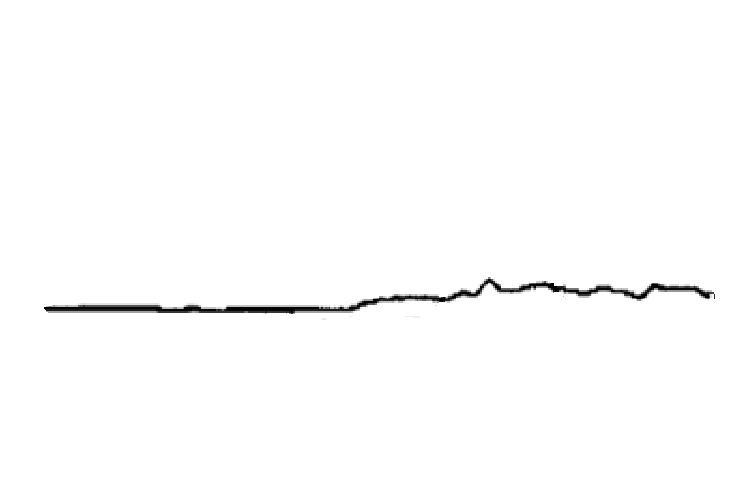
%> input picture tp2.png, 741 x 502 px
$ octave bzyrh.m   (GNU Octave 9; MATLAB toolbox functions it lacks are replaced by stand-ins)
%> lines starting %> are read from the running program, lines starting %| are printed output that depends on the picture
%% 标准阴燃火
clc;clear
out_tp=[]%温度
out_ma=[]%烟雾
out_co=[]%co
hold on;
%% 标准阴燃火-温度
% 温度
clc;clear II I x y i j out temp
II=imread('tp2.png');
%> II is the input picture: size 502x741x3 uint8; mean R, G, B 252.7, 252.7, 252.7
I=II(:,:,1);
[x y]=size(I);
%> x = 502; y = 741
for j=1:y
    for i=1:x
        if I(i,j)<100
            I(i,j)=0;
        end
    end
end
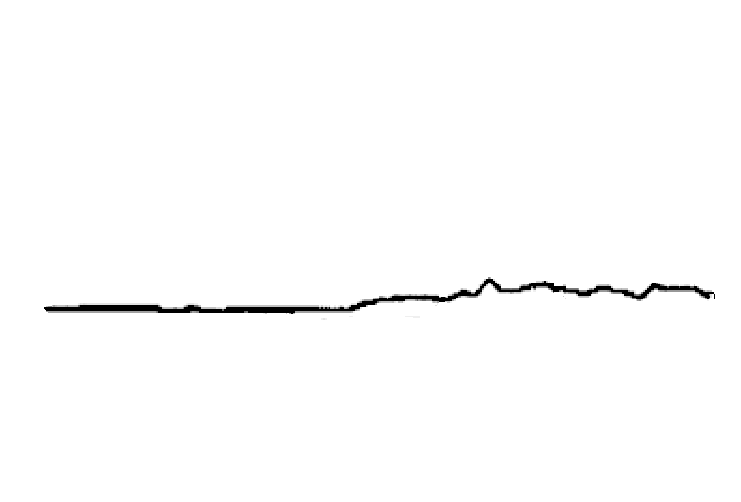
%> I: size 502x741 uint8; min 0, max 255, mean 252.5
% imshow(I);
out=zeros(1,y);
for j=1:y
    for i=1:x
        if I(i,j)<200
            out(j)=i;
            continue;
        end
    end
end
%> after the loop, out = 741 values, max 314 at index 266, min 0 at index 1, mean 275.2
% hold on
% plot(out,'r');
temp=out(50);
%> temp = 313
for i=1:y
    out(i)=100-out(i)+temp;
end
%> after the loop, out = 741 values, max 413 at index 1, min 99 at index 266, mean 137.8
plot(out,'r');
ylim([0 300])
out_tp=out;
%> out_tp has the same summary as out
%% 标准阴燃火-烟雾
% 延误
clc;clear II I x y i j out temp
II=imread('ma2.png');
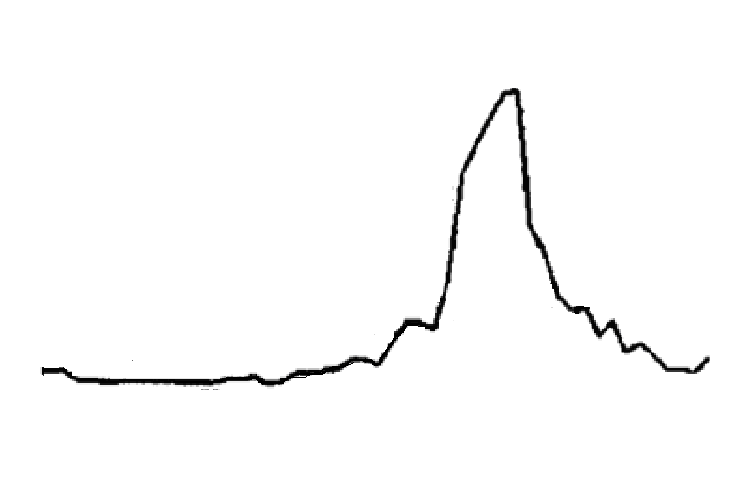
%> input picture ma2.png, 741 x 502 px
%> II is the input picture: size 502x741x3 uint8; mean R, G, B 251.1, 251.1, 251.1
I=II(:,:,1);
[x y]=size(I);
for j=1:y
    for i=1:x
        if I(i,j)<100
            I(i,j)=0;
        end
    end
end
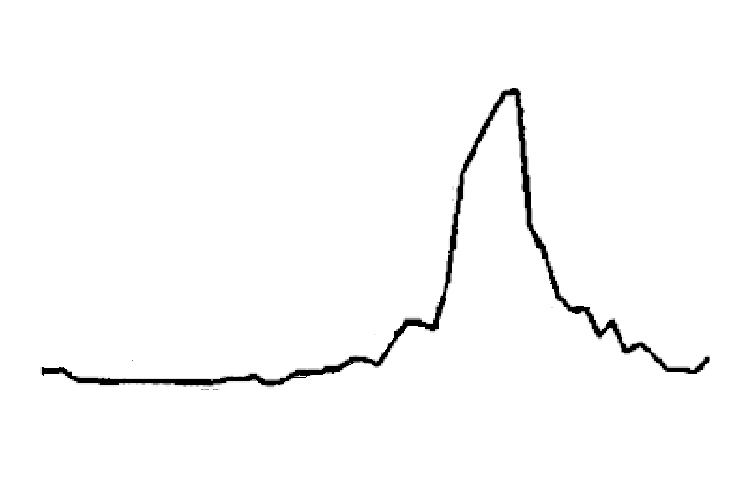
%> I: size 502x741 uint8; min 0, max 255, mean 250.8
% imshow(I);
out=zeros(1,y);
for j=1:y
    for i=1:x
        if I(i,j)<200
            out(j)=i;
            continue;
        end
    end
end
%> after the loop, out = 741 values, max 390 at index 202, min 0 at index 1, mean 302.6
hold on
% plot(out,'r');
temp=out(50);
%> temp = 374
for i=1:y
    out(i)=55-out(i)+temp;
end
%> after the loop, out = 741 values, max 429 at index 1, min 39 at index 202, mean 126.4
plot(out,'b');
ylim([0 300])
out_ma=out;
%> out_ma has the same summary as out
%% 标准阴燃火-CO
% CO
clc;clear II I x y i j out temp
II=imread('co2.png');
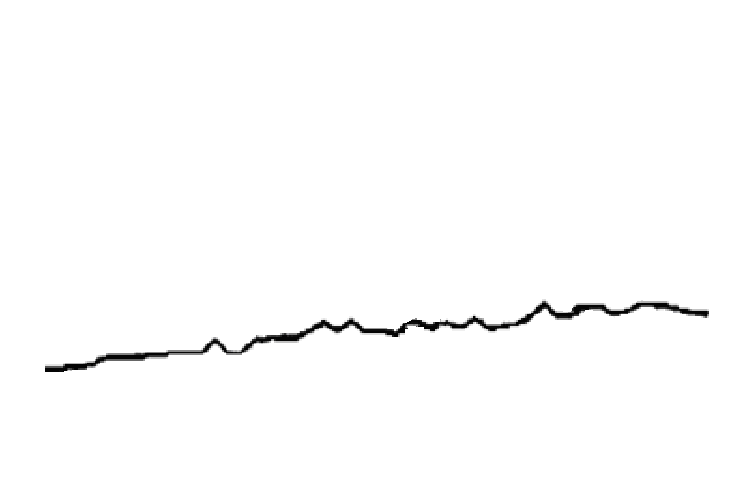
%> input picture co2.png, 741 x 502 px
%> II is the input picture: size 502x741x3 uint8; mean R, G, B 252.5, 252.5, 252.5
I=II(:,:,1);
[x y]=size(I);
for j=1:y
    for i=1:x
        if I(i,j)<100
            I(i,j)=0;
        end
    end
end
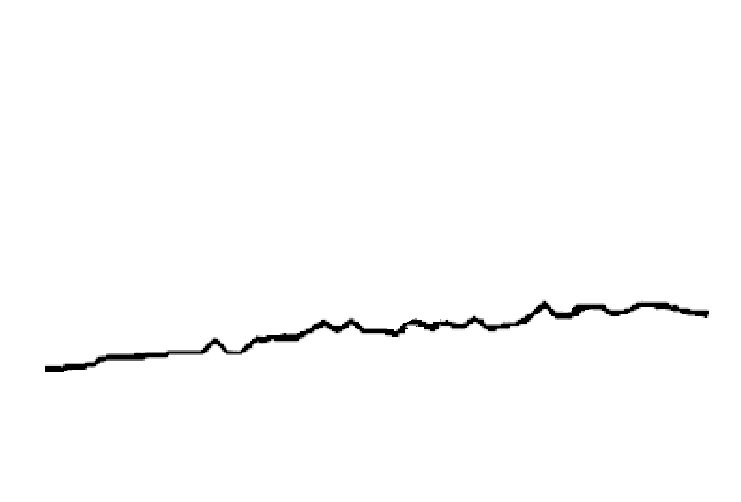
%> I: size 502x741 uint8; min 0, max 255, mean 252.3
% imshow(I);
out=zeros(1,y);
for j=1:y
    for i=1:x
        if I(i,j)<200
            out(j)=i;
            continue;
        end
    end
end
%> after the loop, out = 741 values, max 372 at index 46, min 0 at index 1, mean 300.8
hold on
% plot(out,'r');
temp=out(50);
%> temp = 372
for i=1:y
    out(i)=55-out(i)+temp;
end
%> after the loop, out = 741 values, max 427 at index 1, min 55 at index 46, mean 126.2
plot(out,'g');
ylim([0 300])
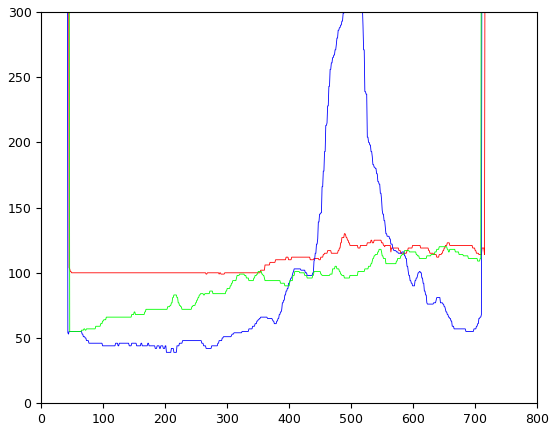
%> figure redrawn from the program's plot data; curve peaks at x = 1, y = 413, above the top of the axes
out_co=out;
%> out_co has the same summary as out
%% out
min=50;max=707;
tp=out_tp(min:max);
%> tp = 658 values, max 130 at index 440, min 99 at index 217, mean 109
ma=out_ma(min:max);
%> ma = 658 values, max 334 at index 464, min 39 at index 153, mean 93.84
co=out_co(min:max);
%> co = 658 values, max 120 at index 593, min 55 at index 1, mean 91.49
figure
hold on
plot(tp,'r');plot(ma,'b');plot(co,'g');
legend('温度','烟雾','CO');
title('标准阴燃火 SH1')
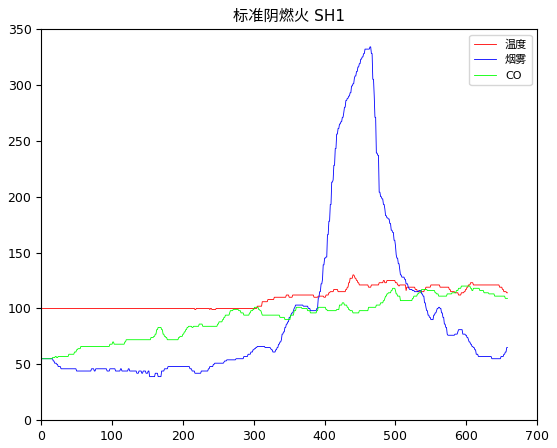
%> figure redrawn from the program's plot data; curve peaks at x = 440, y = 130; curve peaks at x = 464, y = 334; curve peaks at x = 593, y = 120
%% deal
%温度均值、方差
mean(tp)
%> ans = 109
sqrt(var(tp))
%> ans = 9.32
